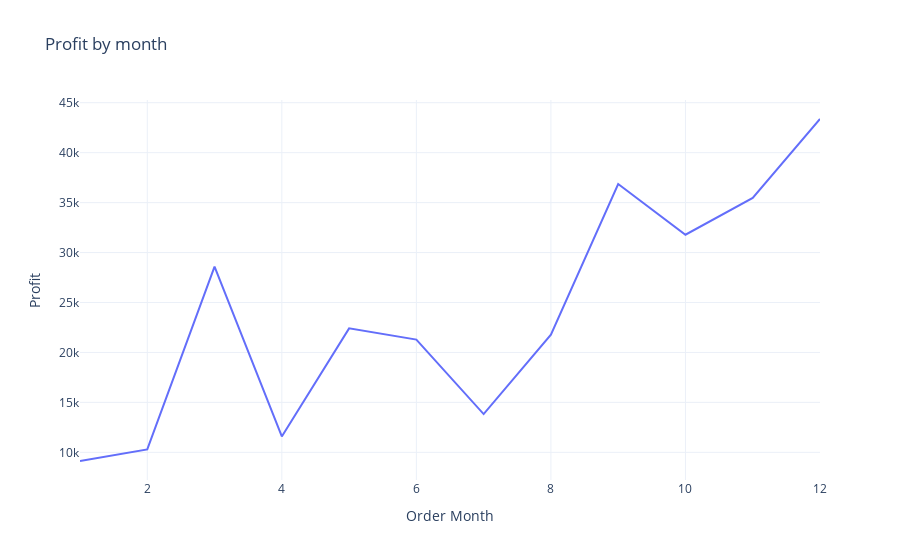

The notebook cell this image was saved under:
### Code cell
fig = px.line(profit_by_month,
            y = 'Profit',
            x = 'Order Month',
            title = 'Profit by month')
fig.show()

### Figure 1 — Plotly figure (JSON) as saved in the notebook; plotly's stock layout.template omitted (floating-point values rounded to 4 significant figures)
{"data": [{"hovertemplate": "Order Month=%{x}<br>Profit=%{y}<extra></extra>", "legendgroup": "", "line": {"color": "#636efa", "dash": "solid"}, "marker": {"symbol": "circle"}, "mode": "lines", "name": "", "orientation": "v", "showlegend": false, "type": "scatter", "x": [1, 2, 3, 4, 5, 6, 7, 8, 9, 10, 11, 12], "xaxis": "x", "y": [9134.0, 10290.0, 28590.0, 11590.0, 22410.0, 21290.0, 13830.0, 21780.0, 36860.0, 31780.0, 35470.0, 43370.0], "yaxis": "y"}], "layout": {"autosize": true, "legend": {"tracegroupgap": 0}, "title": {"text": "Profit by month"}, "xaxis": {"anchor": "y", "autorange": true, "domain": [0, 1], "range": [1, 12], "title": {"text": "Order Month"}, "type": "linear"}, "yaxis": {"anchor": "x", "autorange": true, "domain": [0, 1], "range": [7233.0, 45270.0], "title": {"text": "Profit"}, "type": "linear"}}}
